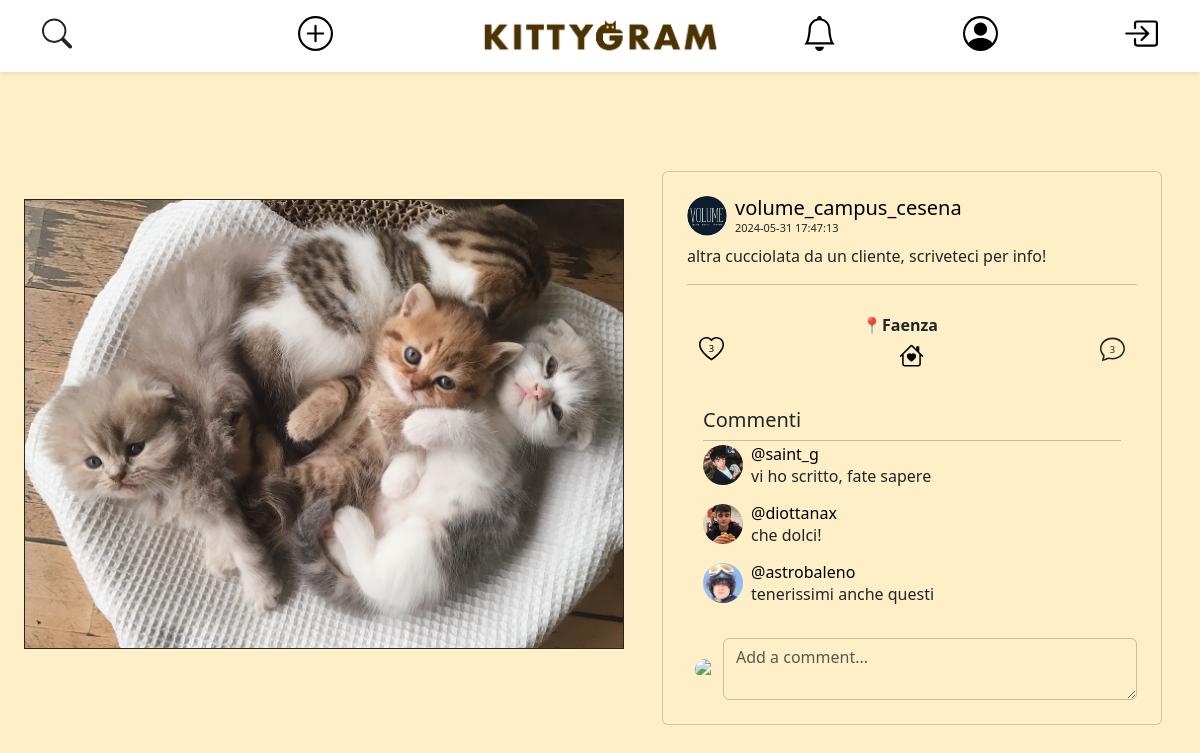
The page /open-post.php?post_id=9 on the database its author committed.
### tables this page shows
CREATE TABLE IF NOT EXISTS ACCOUNT (
    user_id INT AUTO_INCREMENT PRIMARY KEY,
    username VARCHAR(25) NOT NULL UNIQUE,
    email VARCHAR(319) NOT NULL UNIQUE,
    password VARCHAR(512) NOT NULL,  
    salt VARCHAR(512) NOT NULL,
    first_name VARCHAR(25) NOT NULL,
    last_name VARCHAR(25) NOT NULL,
    user_bio VARCHAR(255) NOT NULL DEFAULT " ",
    profile_pic_id INT DEFAULT 1,
    city_id INT
);

CREATE TABLE IF NOT EXISTS MEDIA (
    media_id INT AUTO_INCREMENT PRIMARY KEY,
    file_name VARCHAR(255) NOT NULL,
    post_id INT
);

CREATE TABLE IF NOT EXISTS ADOPTION (
    post_id INT PRIMARY KEY,
    adopted BOOLEAN NOT NULL DEFAULT 0,
    city_id INT NOT NULL
);

CREATE TABLE IF NOT EXISTS POST (
    post_id INT AUTO_INCREMENT PRIMARY KEY,
    description VARCHAR(100) NOT NULL,
    date DATETIME NOT NULL,
    user_id INT NOT NULL
);

CREATE TABLE IF NOT EXISTS CITY (
    city_id INT AUTO_INCREMENT PRIMARY KEY,
    city_name VARCHAR(60) NOT NULL,
    city_cap VARCHAR(6) NOT NULL UNIQUE
);

CREATE TABLE IF NOT EXISTS COMMENT (
    comment_id INT AUTO_INCREMENT,
    post_id INT NOT NULL,
    user_id INT NOT NULL,
    message VARCHAR(200) NOT NULL,
    date DATETIME NOT NULL,
    PRIMARY KEY (comment_id, post_id)
);

### db-config.php (called while the page is built, shortened)
<?php
$dbname = "kittygram";
require_once("db/database.php");
$dbh = new DatabaseHelper($dbname);

### db/database.php (called while the page is built, shortened)
<?php
class DatabaseHelper
{
    private $db;
    public function __construct($dbname, $servername = "localhost", $username = "root", $password = "", $port = 3306)
    {
        $this->db = new mysqli($servername, $username, $password, $dbname, $port);
    }
    public function getAccountFromUsername($username)
    {
        $query = "SELECT user_id as id, username, file_name as pic, first_name, last_name, user_bio, email FROM account
                    LEFT JOIN media ON account.profile_pic_id = media.media_id
                    WHERE account.username = ?
                    LIMIT 1;";
        $stmt = $this->db->prepare($query);
        $stmt->bind_param("s", $username);
        $stmt->execute();
        $result = $stmt->get_result();
        return $result->fetch_all(MYSQLI_ASSOC)[0];
    }
    public function getAccountFromId($user_id)
    {
        $query = "SELECT user_id as id, username, file_name as pic, first_name, last_name, user_bio, email FROM account
                    LEFT JOIN media ON account.profile_pic_id = media.media_id
                    WHERE account.user_id = ?
                    LIMIT 1;";
        $stmt = $this->db->prepare($query);
        $stmt->bind_param("i", $user_id);
        $stmt->execute();
        $result = $stmt->get_result();
        return $result->fetch_all(MYSQLI_ASSOC)[0];
    }
    public function getNotificationsById($user_id)
    {
        $query = "
            SELECT notification_id,message,post_id,from_user_id as user_from_id,ur.username as username_from,seen,
            for_user_id as user_for_id,ui.username as username_for
            FROM NOTIFICATION INNER JOIN ACCOUNT ui ON NOTIFICATION.for_user_id = ui.user_id
            INNER JOIN ACCOUNT ur ON NOTIFICATION.from_user_id = ur.user_id
            WHERE NOTIFICATION.for_user_id = ? AND NOTIFICATION.seen = 0
            ORDER BY date DESC, notification_id
        ";
        $stmt = $this->db->prepare($query);
        $stmt->bind_param('i', $user_id);
        $stmt->execute();
        $result = $stmt->get_result();
        return $result->fetch_all(MYSQLI_ASSOC);
    }
    public function getNumLikes($post_id) {
        $query = "SELECT COUNT(*) FROM post_like WHERE post_id = ?";
        $stmt = $this->db->prepare($query);
        $stmt->bind_param("i", $post_id);
        $stmt->execute();
        $stmt->bind_result($num_likes);
        return isset($num_likes) ? $num_likes : 0;
    }
    public function userLikesPost($idPost, $userId)
    {
        $query = "
            SELECT COUNT(*) AS numberLikes
            FROM post_like
            WHERE user_id = ? AND post_id = ?
        ";
        $stmt = $this->db->prepare($query);
        $stmt->bind_param("ii", $userId, $idPost);
        $stmt->execute();
        $result = $stmt->get_result();
        $row = $result->fetch_assoc();
        return $row["numberLikes"];
    }
    function getMediasByPostId($post_id)
    {
        $query = "SELECT file_name FROM MEDIA WHERE post_id = ?";
        $stmt = $this->db->prepare($query);
        $stmt->bind_param("i", $post_id);
        $stmt->execute();
        $result = $stmt->get_result();
        $files = [];
        while ($row = $result->fetch_assoc()) {
            $files[] = $row['file_name'];
        }
        return $files;
    }
    private function getComments($post_id)
    {
        $query = "SELECT `username`, `file_name` as 'profile_pic', `message`, `date` FROM `comment`
                    LEFT JOIN (account LEFT JOIN media on account.profile_pic_id = media.media_id)
                        ON comment.user_id = account.user_id
                    WHERE comment.post_id = ?;";
        $stmt = $this->db->prepare($query);
        $stmt->bind_param("i", $post_id);
        $stmt->execute();
        $result = $stmt->get_result();
        return $result->fetch_all(MYSQLI_ASSOC);
    }
    public function isAdoption($post_id)
    {
        $query = "SELECT COUNT(*) as count
              FROM adoption
              WHERE post_id = ?";
        $stmt = $this->db->prepare($query);
        $stmt->bind_param("i", $post_id);
        $stmt->execute();
        $result = $stmt->get_result()->fetch_assoc();
        return $result['count'] > 0;
    }
    public function getAdoption($post_id)
    {
        $query = "SELECT post.post_id, description, date, user_id, adopted, city_name
                    FROM adoption
                    LEFT JOIN post ON adoption.post_id = post.post_id
                    LEFT JOIN city ON adoption.city_id = city.city_id
                    WHERE adoption.post_id = ?
                    LIMIT 1;";
        $stmt = $this->db->prepare($query);
        $stmt->bind_param("i", $post_id);
        $stmt->execute();
        $result = $stmt->get_result()->fetch_all(MYSQLI_ASSOC)[0];
        if (isset($result['user_id'])) {
            $result['owner'] = $this->getAccountFromId($result['user_id']);
            $result['media'] = $this->getMediasByPostId($post_id);
            $result['comment'] = $this->getComments($post_id);
        }
        return $result;
    }
}

### open-post.php (the view, shortened to what this page needs)
<?php
require_once ("db-config.php");
if (isset($_GET['post_id'])) {
    $post_id = $_GET['post_id'];
    $isAdoption = $dbh->isAdoption($post_id);
    if ($isAdoption) {
        $currentPost = $dbh->getAdoption($post_id);
    } else {
        $currentPost = $dbh->getPost($post_id);
    }
}
if (isset($currentPost)):
    ?>
    <!Doctype html>
    <html lang="en">
    <head>
        <link href="https://cdn.jsdelivr.net/npm/bootstrap@5.3.3/dist/css/bootstrap.min.css" rel="stylesheet"
>
        <link rel="stylesheet" href="css/style.css">
        <?php echo require_once ("./components/navbar.php") ?>
        <?php $viewer = $dbh->getAccountFromUsername($_SESSION['username']); ?>
    </head>
    <body>
        <div class="container-fluid py-4 d-flex justify-content-center align-items-center min-vh-100">
            <div class="row auto-cols w-100">
                <div class="col mt-5 mb-5 py-4 d-flex justify-content-center">
                    <?php
                    $images = $currentPost["media"];
                    if (count($currentPost["media"]) > 1): ?>
                        <div id="carousel-<?php echo $currentPost['post_id']; ?>" class="carousel slide">
                            <div class="carousel-indicators">
                                <?php foreach ($images as $index => $image): ?>
                                    <button type="button" data-bs-target="#carousel-<?php echo $currentPost['post_id']; ?>"
                                        data-bs-slide-to="<?php echo $index; ?>" class="<?php echo $index === 0 ? 'active' : ''; ?>"
                                        aria-current="<?php echo $index === 0 ? 'true' : 'false'; ?>"
                                        aria-label="Slide <?php echo $index + 1; ?>"></button>
                                <?php endforeach; ?>
                            </div>
                            <div class="carousel-inner">
                                <?php foreach ($images as $index => $image): ?>
                                    <div class="carousel-item <?php echo $index === 0 ? 'active' : ''; ?>">
                                        <img src="./img/<?php echo $image; ?>" class="d-block w-100 h-100 post-image"
                                            alt="Post Image">
                                    </div>
                                <?php endforeach; ?>
                            </div>
                            <button class="carousel-control-prev" type="button"
                                data-bs-target="#carousel-<?php echo $currentPost['post_id']; ?>" data-bs-slide="prev">
                                <span class="carousel-control-prev-icon" aria-hidden="true"></span>
                                <span class="visually-hidden">Previous</span>
                            </button>
                            <button class="carousel-control-next" type="button"
                                data-bs-target="#carousel-<?php echo $currentPost['post_id']; ?>" data-bs-slide="next">
                                <span class="carousel-control-next-icon" aria-hidden="true"></span>
                                <span class="visually-hidden">Next</span>
                            </button>
                        </div>
                    <?php else: ?>
                        <img src="./img/<?php echo $images[0]; ?>" alt="Post Image" class="border border-dark post-image">
                    <?php endif; ?>
                </div>
                <div class="col mt-5 d-flex justify-content-center">
                    <div class="card p-4">
                        <div class="mb-1 d-flex align-items-center">
                            <img src="img/<?php echo $currentPost['owner']['pic'] ?>" class="avatar rounded-circle me-2"
                                alt="Avatar utente">
                            <div>
                                <a href="open-profile.php?username=<?php echo $currentPost['owner']['username']; ?>"
                                    class="custom-link">
                                    <h5 class="mb-0"><?php echo $currentPost['owner']['username'] ?></h5>
                                </a>
                                <p class="mb-0 smaller-text"><?php echo $currentPost['date'] ?></p>
                            </div>
                        </div>
                        <p class="mb-0 mt-1 text-start"> <?php echo $currentPost['description'] ?></p>
                        <hr class="my-3 border-dark">
                        <nav class="navbar navbar-expand mt-1">
                            <div class="container-fluid">
                                <?php
                                $liked = $dbh->userLikesPost($currentPost["post_id"], $_SESSION["user_id"]);
                                $likedClass = $liked ? 'liked' : '';
                                ?>
                                <div class="like-icon <?php echo $likedClass ?>"
                                    data-post-id="<?php echo $currentPost["post_id"]; ?>"
                                    data-owner-id="<?php echo $currentPost["user_id"]; ?>">
                                    <svg width="25" height="25" xmlns="http://www.w3.org/2000/svg" viewBox="0 0 16 16">
                                        <path
                                            d="<?php echo $likedClass == 'liked' ? 'M8 1.314C12.438-3.248 23.534 4.735 8 15-7.534 4.736 3.562-3.248 8 1.314' : 'm8 2.748-.717-.737C5.6.281 2.514.878 1.4 3.053c-.523 1.023-.641 2.5.314 4.385.92 1.815 2.834 3.989 6.286 6.357 3.452-2.368 5.365-4.542 6.286-6.357.955-1.886.838-3.362.314-4.385C13.486.878 10.4.28 8.717 2.01zM8 15C-7.333 4.868 3.279-3.04 7.824 1.143q.09.083.176.171a3 3 0 0 1 .176-.17C12.72-3.042 23.333 4.867 8 15'; ?>" />
                                            <text x="8" y="8" fill="black" font-size="6" text-anchor="middle" alignment-baseline="middle"><?php echo $dbh->getNumLikes($post_id) ?></text>
                                    </svg>
                                </div>
                                <?php if ($isAdoption): ?>
                                    <?php if ($_SESSION['user_id'] != $currentPost['user_id']): ?>
                                        <?php if (!$currentPost['adopted']): ?>
                                            <div class="d-flex flex-column align-items-center mb-3">
                                                <span class="mb-1 fw-bold me-4">📍<?php echo $currentPost['city_name'] ?></span>
                                                <div class="adoption-icon" data-bs-toggle="modal" data-bs-target="#adoption-modal"
                                                    data-post-id="<?php echo $currentPost['post_id'] ?>"
                                                    data-owner="<?php echo $currentPost['owner']['username'] ?>">
                                                </div>
                                            </div>
                                        <?php endif; ?>
                                    <?php endif; ?>
                                <?php endif; ?>
                                <svg xmlns="http://www.w3.org/2000/svg" width="25" height="25" fill="currentColor" class="bi bi-chat" viewBox="0 0 16 16" id="commentIcon">
                                    <path
                                        d="M2.678 11.894a1 1 0 0 1 .287.801 11 11 0 0 1-.398 2c1.395-.323 2.247-.697 2.634-.893a1 1 0 0 1 .71-.074A8 8 0 0 0 8 14c3.996 0 7-2.807 7-6s-3.004-6-7-6-7 2.808-7 6c0 1.468.617 2.83 1.678 3.894m-.493 3.905a22 22 0 0 1-.713.129c-.2.032-.352-.176-.273-.362a10 10 0 0 0 .244-.637l.003-.01c.248-.72.45-1.548.524-2.319C.743 11.37 0 9.76 0 8c0-3.866 3.582-7 8-7s8 3.134 8 7-3.582 7-8 7a9 9 0 0 1-2.347-.306c-.52.263-1.639.742-3.468 1.105" />
                                    <text x="8" y="9" font-size="6" text-anchor="middle" alignment-baseline="middle"><?php echo count($currentPost['comment']) ?></text>
                                </svg>
                            </div>
                        </nav>
                        <div class="card-body">
                            <h5 class="card-title text-start">Commenti</h5>
                            <hr class="my-1 border-transparent">
                            <div class="comment-container">
                                <?php foreach ($currentPost['comment'] as $comment): ?>
                                    <div class="d-flex mb-3">
                                        <img src="img/<?php echo $comment['profile_pic'] ?>" class="avatar rounded-circle me-2"
                                            alt="Avatar utente">
                                        <div>
                                            <a href="open-profile.php?username=<?php echo $comment['username']; ?>"
                                                class="custom-link">
                                                <h6 class="mb-0">@<?php echo $comment['username'] ?></h6>
                                            </a>
                                            <p class="mb-0"><?php echo $comment['message'] ?></p>
                                        </div>
                                    </div>
                                <?php endforeach; ?>
                            </div>
                        </div>
                        <form id="commentForm" class="w-100">
                                <div class="d-flex align-items-center justify-content-center">
                                    <img src="img/<?php echo $viewer['pic'] ?>"
                                        class="small-avatar rounded-circle me-2 ms-2" alt="Avatar utente">
                                    <textarea class="form-control transparent-input" placeholder="Add a comment..."
                                        id="commentArea" maxlength=200></textarea>
                                </div>
                        </form>
                    </div>
                </div>
            </div>
        </div>
    </body>
    </html>
    <?php require_once ("./modals/post-settings-modal.php") ?>
<?php else:
    header('Location: ./index.php');
endif;
?>

### rows shown on the page
account: profile_pic.file_name (picture), username "volume_campus_cesena"
adoption: post_id.date "2024-05-31 17:47:13", post_id.description "altra cucciolata da un cliente, scriveteci per info!", city.city_name "Faenza"
comment: media.file_name (picture), user.username "saint_g", message "vi ho scritto, fate sapere"
comment: media.file_name (picture), user.username "diottanax", message "che dolci!"
comment: media.file_name (picture), user.username "astrobaleno", message "tenerissimi anche questi"

### other values the page prints
$dbh->getNumLikes($post_id) "3"
count($currentPost['comment']) "3"
